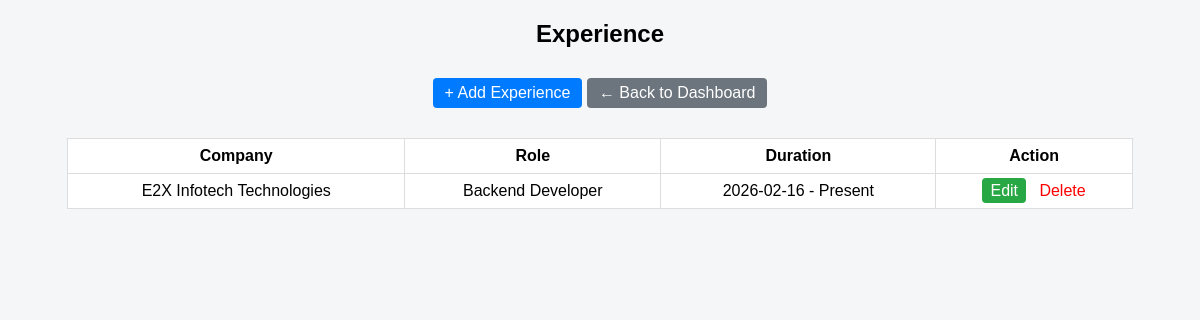
/admin/experience_list.php (signed in), run on the app's committed database.
### tables this page shows
CREATE TABLE IF NOT EXISTS `experience` (
  `id` int NOT NULL AUTO_INCREMENT,
  `company_name` varchar(150) DEFAULT NULL,
  `role` varchar(100) DEFAULT NULL,
  `start_date` date DEFAULT NULL,
  `end_date` date DEFAULT NULL,
  `description` text,
  `is_current` tinyint(1) DEFAULT '0',
  PRIMARY KEY (`id`)
);

### admin/experience_list.php (the view, shortened to what this page needs)
<?php
require "db.php";
$data = $pdo->query(
    "SELECT * FROM experience ORDER BY start_date DESC"
)->fetchAll();
?>
<!DOCTYPE html>
<html>
<head>
</head>
<body>
    <h2 style="text-align:center;">Experience</h2>
    <div class="center">
        <a href="experience_add.php" class="add">+ Add Experience</a>
        <a href="dashboard.php" class="dashboard">← Back to Dashboard</a>
    </div>
    <table>
        <tr>
            <th>Company</th>
            <th>Role</th>
            <th>Duration</th>
            <th>Action</th>
        </tr>
        <?php foreach ($data as $e): ?>
            <tr>
                <td><?= htmlspecialchars($e['company_name']) ?></td>
                <td><?= htmlspecialchars($e['role']) ?></td>
                <td>
                    <?= $e['start_date'] ?> - <?= $e['is_current'] ? "Present" : $e['end_date'] ?>
                </td>
                <td>
                    <a href="experience_edit.php?id=<?= $e['id'] ?>" class="edit">Edit</a>
                    <a href="experience_delete.php?id=<?= $e['id'] ?>" class="delete"
                        onclick="return confirm('Delete this experience?')">Delete</a>
                </td>
            </tr>
        <?php endforeach; ?>
    </table>
</body>
</html>

### admin/experience_list.php (style rules this page uses)
body { font-family: Arial; background: #f4f6f8; }
table { width: 90%; margin: 20px auto; border-collapse: collapse; background: #fff; }
th, td { border: 1px solid #ddd; padding: 8px; text-align: center; }
a.delete { color: red; text-decoration: none; }
a.edit { color: white; background: #28a745; padding: 4px 8px; border-radius: 4px; text-decoration: none; }
a.add { display: inline-block; text-decoration: none; background: #007bff; color: #fff; padding: 6px 12px; border-radius: 4px; }
a.dashboard { display: inline-block; margin: 10px auto; text-decoration: none; background: #6c757d; color: #fff; padding: 6px 12px; border-radius: 4px; }
.center { text-align: center; margin-bottom: 10px; }

### data on the page
experience: company_name "E2X Infotech Technologies", role "Backend Developer", start_date "2026-02-16", is_current "Present"
